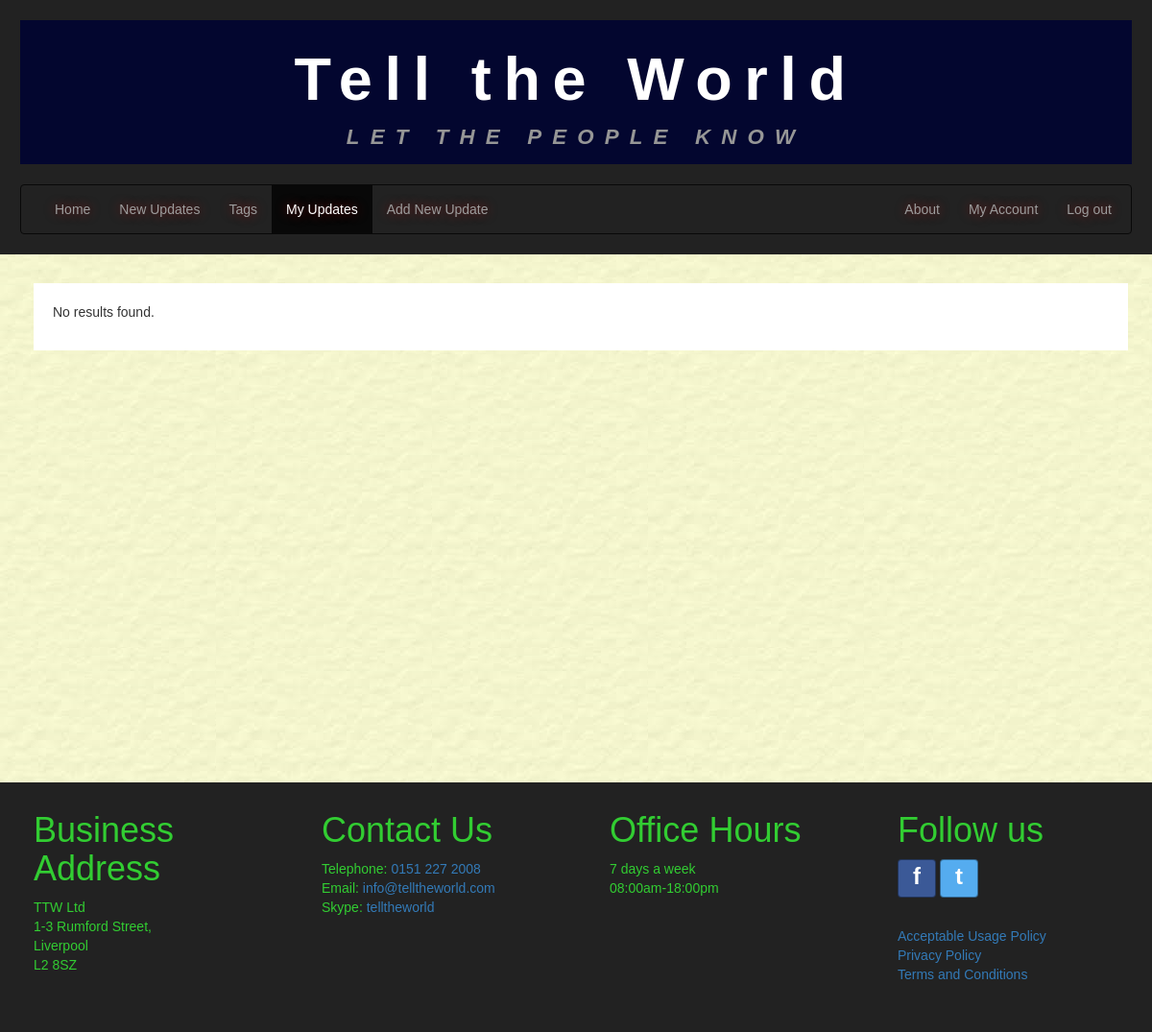
Page /myupdates/?tagName=coffee (signed in) on the earlier database version.
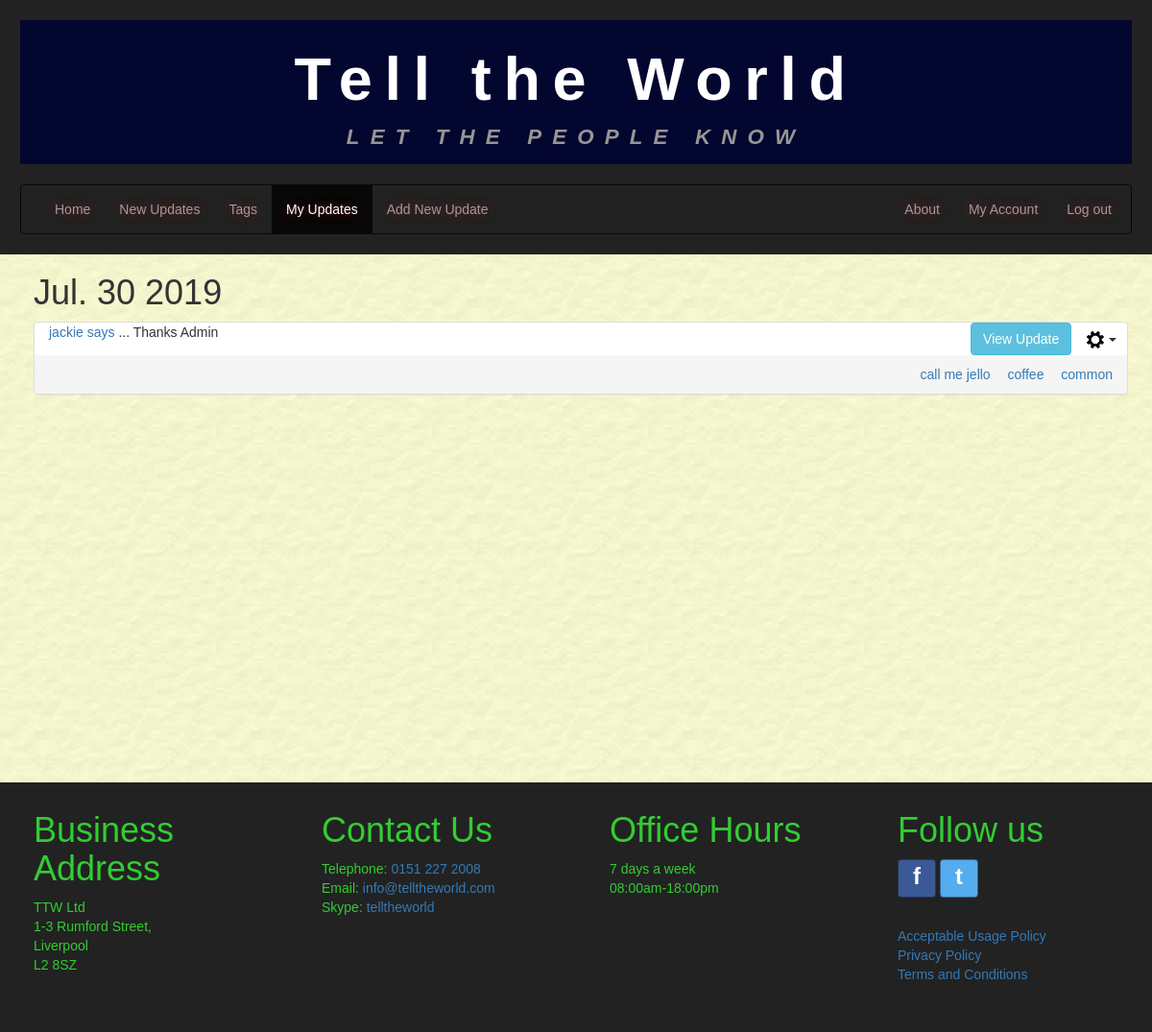
Same page on the later database version.
### tellings/models.py (models this page shows, shortened)
class UserPost(models.Model):
    postID = models.AutoField(primary_key=True, db_column='postID')
    user = models.ForeignKey(settings.AUTH_USER_MODEL, on_delete=models.CASCADE,
                             db_column='user')
    dateOfPost = models.DateTimeField()
    postTitle = models.CharField(max_length=35, unique=True)
    postText = models.CharField(max_length=255)
    dateOfEdit = models.DateTimeField(null=True, blank=True)
    @property
    def post_tags(self):
        tagmaps = Tagmap.objects.filter(postID=self.postID)
        tagList = sorted([tag.tagID.tagName for tag in tagmaps])
        return tagList
    class Meta:
        verbose_name = "UserPost"
        verbose_name_plural = "UserPosts"

class Tag(models.Model):
    tagID = models.AutoField(primary_key=True, db_column='tagID')
    tagName = models.CharField(max_length=15)
    class Meta:
        ordering = ['tagName']
        verbose_name = "Tag"
        verbose_name_plural = "Tags"

### tellings/views.py (the view)
# urls.py: path('myupdates/', MyUpdatesListView.as_view(), name='myupdates'),
class MyUpdatesListView(LoginRequiredMixin, generic.ListView):
    model = UserPost
    template_name = "tellings/myupdates_list.html"
    paginate_by = 10
    http_method_names = ['get', 'post']
    def get_queryset(self):
        user_id = self.request.user.id
        tagName_val = False
        qs = super().get_queryset()
        if self.request.method == 'GET' and 'tagName' in self.request.GET:
            tagName_val = self.request.GET.get('tagName', False)
        if tagName_val:  # get posts for current user filtered by tagname
            try:
                tagID = Tag.objects.get(tagName=tagName_val).tagID
                tagmaps = Tagmap.objects.filter(tagID=tagID)
                postList = [tm.postID.postID for tm in tagmaps]
                qs = qs.filter(postID__in=postList).filter(user=user_id).order_by('-dateOfPost')
            except:
                qs = qs.filter(user=user_id).order_by('-dateOfPost')
        else:   # get all posts for current user
            qs = qs.filter(user=user_id).order_by('-dateOfPost')
        return qs
    def get_context_data(self, **kwargs):
        context = super(MyUpdatesListView, self).get_context_data(**kwargs)
        current_username = user_id = self.request.user.username
        if self.request.method == 'GET' and 'tagName' in self.request.GET:
            context['tagName'] = self.request.GET.get('tagName', '')
        context['current_username'] = current_username
        return context

### tellings/templates/tellings/myupdates_list.html (shortened to what this page needs)
{% extends 'tellings/base.html' %}
{% block content %}
  <div class="container-fluid main-content">
    <div class="container currentUserUpdates" id="userUpdates">
        {% if userpost_list %}
        {% load static %}
        {% regroup userpost_list by dateOfPost|date:"M. d Y" as ordered_post_list %}
        {% for mypost in ordered_post_list %}
        <div class="row">
          <h1>{{ mypost.grouper }}</h1>
          <div class="panel-group">
            {% for item in mypost.list %}
              <div class="panel panel-default" id="panel_post_{{ item.postID }}">
                <div class="panel-header">
                  <div class="col-sm-8 panel-postTitle">
                    <p><a href="{% url 'tellings:myupdates' %}" name="{{ item.user }}">
                       {{ item.user }} says</a> ... {{ item.postTitle }}</p>
                  </div>
                  <div class="col-sm-4 align-panel-text-right">
                    <button class="btn btn-info collapse_btn" data-toggle="collapse" data-target="#collapse{{ item.postID }}">View Update</button>
                    {% if current_username %}
                      {% if item.user.username == current_username %}
                        <div class="btn-group">
                            <button type="button" class="btn dropdown-toggle post-cog-btn" data-toggle="dropdown" aria-haspopup="true" aria-expanded="false">
                              <img src="{% static 'tellings/imgs/settings_cog.png' %}" alt="">
                              <span class = "caret"></span>
                            </button>
                        </div>
                      {% endif %}
                    {% endif %}
                  </div>
                </div>
                <div class="panel-footer align_between">
                  <span class="align-panel-footer-text-left last-edited-text">
                  </span>
                  <span class="align-panel-footer-text-right">
                  {% for tag in item.post_tags %}
                    <a class="tagLink" href="{% url 'tellings:myupdates' %}?tagName={{ tag }}" name="{{ tag }}">{{ tag }}</a>
                  {% endfor %}
                  </span>
                </div>
              </div>
            {% endfor %}
          </div>
        </div>
        {% endfor %}
        {% else %}
        <div class="row white-inner-container">
          <br />
          <p>No results found.</p>
        </div>
        {% endif %}
    </div>
  </div>
{% endblock %}

Differences in the rows shown:
now on this page (row edited): UserPost: user "jackie", postTitle "Thanks Admin"
now on this page (row edited): Tag: post_tags "call me jello"
now on this page (row edited): Tag: post_tags "coffee"
now on this page (row edited): Tag: post_tags "common"
Other differences:
new list line: "Jul. 30 2019"
text no longer shown: "No results found."
